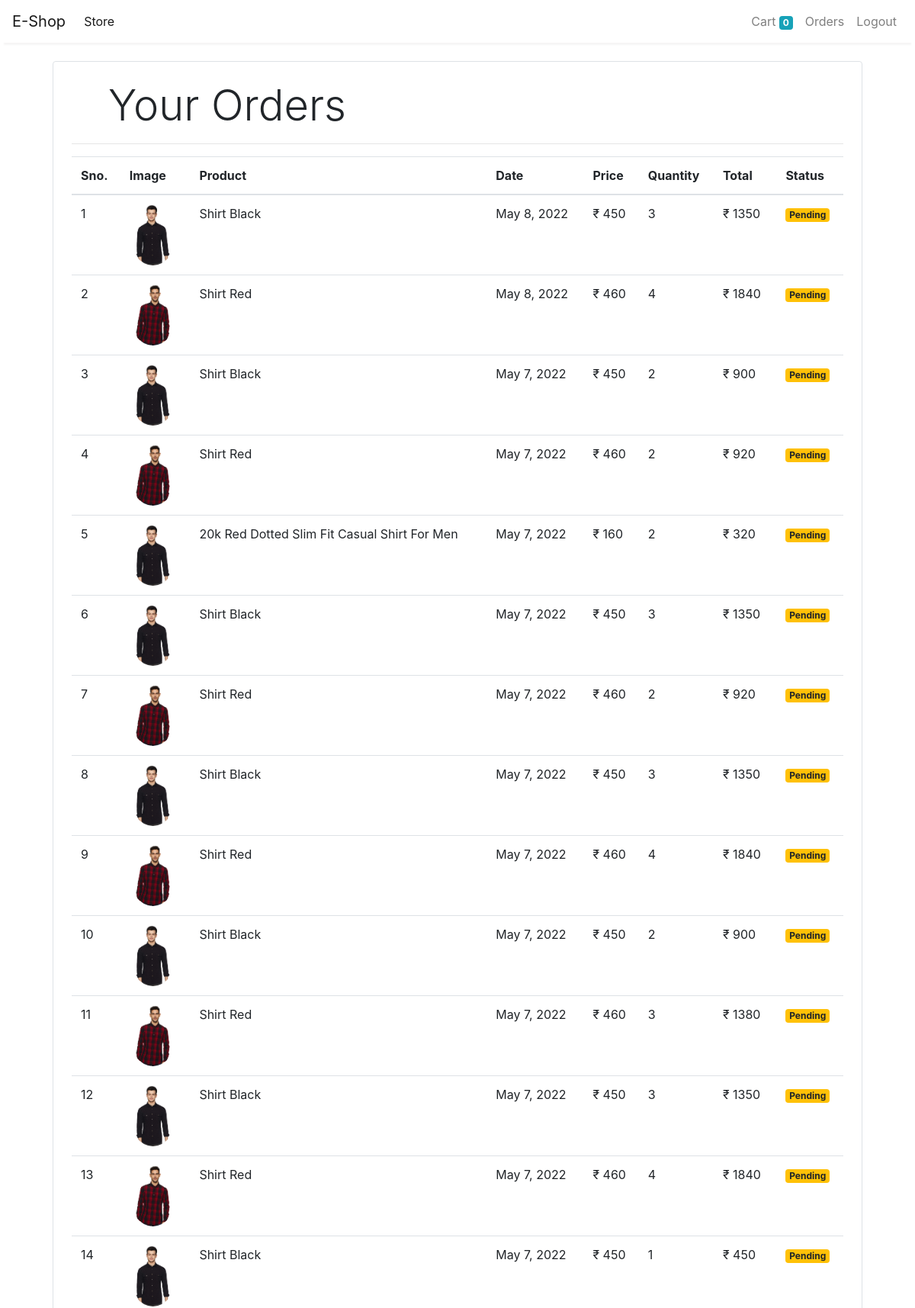
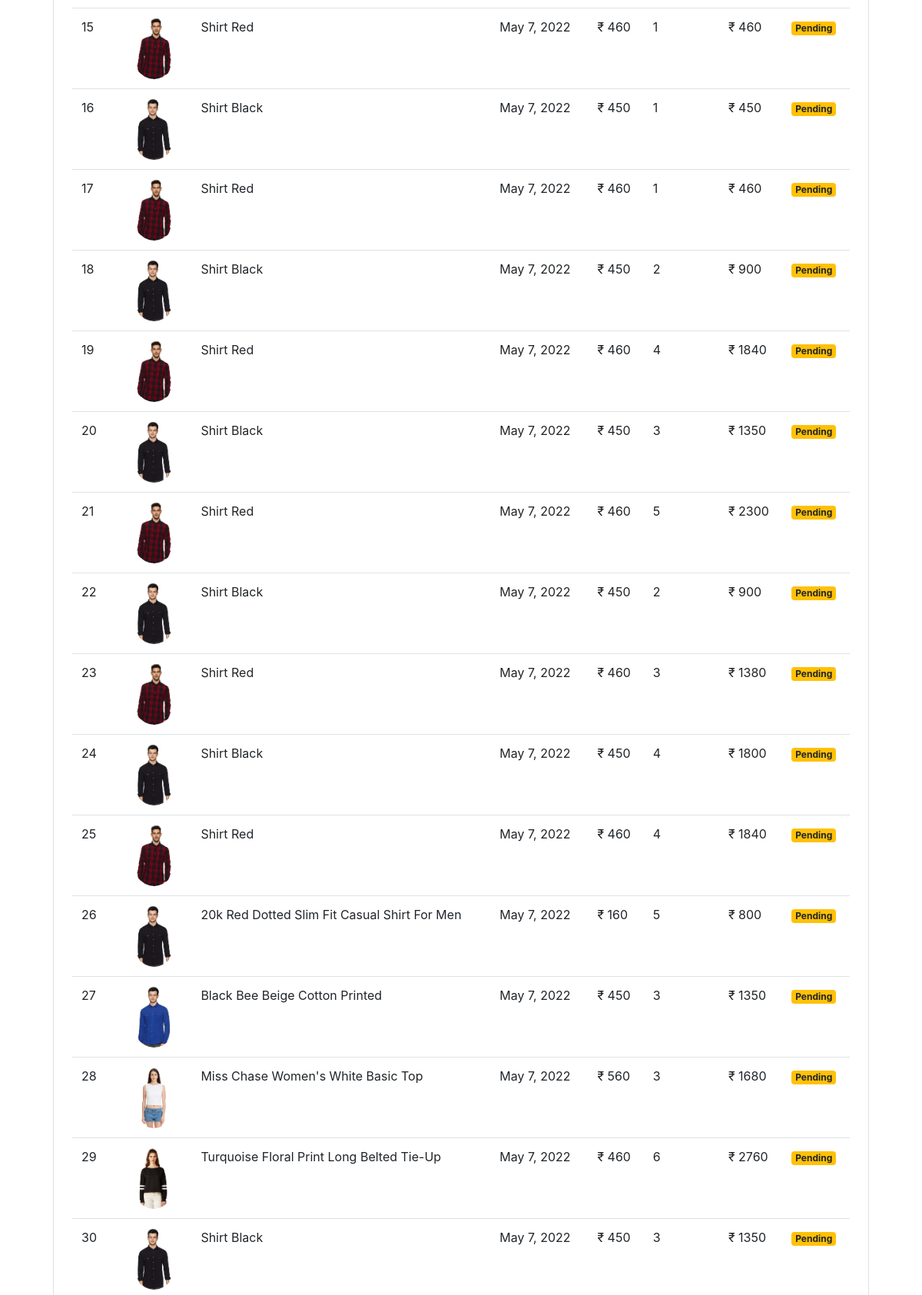
/orders (signed in, upper part), run on the app's committed database (2 pictures, top to bottom).
### store/models/orders.py (models this page shows, shortened)
class Order(models.Model):
    product = models.ForeignKey(Product,
                                on_delete=models.CASCADE)
    customer = models.ForeignKey(Customer,
                                 on_delete=models.CASCADE)
    quantity = models.IntegerField(default=1)
    price = models.IntegerField()
    address = models.CharField(max_length=50, default='', blank=True)
    phone = models.CharField(max_length=50, default='', blank=True)
    date = models.DateField(default=datetime.datetime.today)
    status = models.BooleanField(default=False)
    @staticmethod
    def get_orders_by_customer(customer_id):
        return Order.objects.filter(customer=customer_id).order_by('-date')

### store/models/product.py (models this page shows, shortened)
class Product(models.Model):
    name = models.CharField(max_length=50)
    price = models.IntegerField(default=0)
    category = models.ForeignKey(Category, on_delete=models.CASCADE, default=1)
    description = models.CharField(max_length=200, default='' , null=True , blank=True)
    image = models.ImageField(upload_to='uploads/products/', height_field=None, width_field=None, max_length=100)

### store/middlewares/auth.py (the view)
    def middleware(request):
        print(request.session.get('customer'))
        returnUrl = request.META['PATH_INFO']
        print(request.META['PATH_INFO'])
        if not request.session.get('customer'):
           return redirect(f'login?return_url={returnUrl}')
        response = get_response(request)
        return response

### store/templatetags/custom_filter.py (called while the page is built)
@register.filter(name='currency')
def currency(number):
    return "₹ "+str(number)

@register.filter(name='multiply')
def multiply(number , number1):
    return number * number1

### store/views/orders.py (called while the page is built)
    def get(self , request ):
        customer = request.session.get('customer')
        orders = Order.get_orders_by_customer(customer)
        print(orders)
        return render(request , 'orders.html'  , {'orders' : orders})

### store/templates/orders.html
{% extends 'base.html' %}
{% block content %}
{% load cart %}
{% load custom_filter %}
<div class="container">
   <div class="border rounded p-4 m-4">
        <p class="display-4 pl-4 ml-4">Your Orders</p>
        <hr>
        <table class="table">
            <thead>
                <tr>
                    <th>Sno.</th>
                    <th>Image</th>
                    <th>Product</th>
                    <th>Date</th>
                    <th>Price</th>
                    <th>Quantity</th>
                    <th>Total</th>
                    <th>Status</th>
                </tr>
            </thead>
            <tbody>
                {% for order in orders %}
                <tr>
                    <td>{{forloop.counter}}</td>
                    <td><img style="height: 80px;" class="rounded-circle" src="{{order.product.image.url}}" alt=""></td>
                    <td>{{order.product.name}}</td>
                    <td>{{order.date}}</td>
                    <td>{{order.price|currency}}</td>
                    <td>{{order.quantity}}</td>
                    <td>{{order.quantity|multiply:order.price|currency}}</td>
                    {% if order.status %}
                    <td><small class="badge badge-success">Completed</small></td>
                    {%else%}
                    <td><small class="badge badge-warning">Pending</small></td>
                    {% endif %}
                </tr>
                {% endfor %}
            </tbody>
        </table>
   </div>
</div>
{% endblock %}

### data on the page
Order: product.image (picture), product.name "Shirt Black", date "May 8, 2022", price "₹ 450", quantity "3", quantity|multiply "₹ 1350", status "Pending"
Order: product.image (picture), product.name "Shirt Red", date "May 8, 2022", price "₹ 460", quantity "4", quantity|multiply "₹ 1840", status "Pending"
Order: product.image (picture), product.name "Shirt Black", date "May 7, 2022", price "₹ 450", quantity "2", quantity|multiply "₹ 900", status "Pending"
Order: product.image (picture), product.name "Shirt Red", date "May 7, 2022", price "₹ 460", quantity "2", quantity|multiply "₹ 920", status "Pending"
Order: product.image (picture), product.name "20k Red Dotted Slim Fit Casual Shirt For Men", date "May 7, 2022", price "₹ 160", quantity "2", quantity|multiply "₹ 320", status "Pending"
Order: product.image (picture), product.name "Shirt Black", date "May 7, 2022", price "₹ 450", quantity "3", quantity|multiply "₹ 1350", status "Pending"
Order: product.image (picture), product.name "Shirt Red", date "May 7, 2022", price "₹ 460", quantity "2", quantity|multiply "₹ 920", status "Pending"
Order: product.image (picture), product.name "Shirt Black", date "May 7, 2022", price "₹ 450", quantity "3", quantity|multiply "₹ 1350", status "Pending"
Order: product.image (picture), product.name "Shirt Red", date "May 7, 2022", price "₹ 460", quantity "4", quantity|multiply "₹ 1840", status "Pending"
Order: product.image (picture), product.name "Shirt Black", date "May 7, 2022", price "₹ 450", quantity "2", quantity|multiply "₹ 900", status "Pending"
Order: product.image (picture), product.name "Shirt Red", date "May 7, 2022", price "₹ 460", quantity "3", quantity|multiply "₹ 1380", status "Pending"
Order: product.image (picture), product.name "Shirt Black", date "May 7, 2022", price "₹ 450", quantity "3", quantity|multiply "₹ 1350", status "Pending"
Order: product.image (picture), product.name "Shirt Red", date "May 7, 2022", price "₹ 460", quantity "4", quantity|multiply "₹ 1840", status "Pending"
Order: product.image (picture), product.name "Shirt Black", date "May 7, 2022", price "₹ 450", quantity "1", quantity|multiply "₹ 450", status "Pending"
Order: product.image (picture), product.name "Shirt Red", date "May 7, 2022", price "₹ 460", quantity "1", quantity|multiply "₹ 460", status "Pending"
Order: product.image (picture), product.name "Shirt Black", date "May 7, 2022", price "₹ 450", quantity "1", quantity|multiply "₹ 450", status "Pending"
Order: product.image (picture), product.name "Shirt Red", date "May 7, 2022", price "₹ 460", quantity "1", quantity|multiply "₹ 460", status "Pending"
Order: product.image (picture), product.name "Shirt Black", date "May 7, 2022", price "₹ 450", quantity "2", quantity|multiply "₹ 900", status "Pending"
Order: product.image (picture), product.name "Shirt Red", date "May 7, 2022", price "₹ 460", quantity "4", quantity|multiply "₹ 1840", status "Pending"
Order: product.image (picture), product.name "Shirt Black", date "May 7, 2022", price "₹ 450", quantity "3", quantity|multiply "₹ 1350", status "Pending"
Order: product.image (picture), product.name "Shirt Red", date "May 7, 2022", price "₹ 460", quantity "5", quantity|multiply "₹ 2300", status "Pending"
Order: product.image (picture), product.name "Shirt Black", date "May 7, 2022", price "₹ 450", quantity "2", quantity|multiply "₹ 900", status "Pending"
Order: product.image (picture), product.name "Shirt Red", date "May 7, 2022", price "₹ 460", quantity "3", quantity|multiply "₹ 1380", status "Pending"
Order: product.image (picture), product.name "Shirt Black", date "May 7, 2022", price "₹ 450", quantity "4", quantity|multiply "₹ 1800", status "Pending"
Order: product.image (picture), product.name "Shirt Red", date "May 7, 2022", price "₹ 460", quantity "4", quantity|multiply "₹ 1840", status "Pending"
Order: product.image (picture), product.name "20k Red Dotted Slim Fit Casual Shirt For Men", date "May 7, 2022", price "₹ 160", quantity "5", quantity|multiply "₹ 800", status "Pending"
Order: product.image (picture), product.name "Black Bee Beige Cotton Printed", date "May 7, 2022", price "₹ 450", quantity "3", quantity|multiply "₹ 1350", status "Pending"
Order: product.image (picture), product.name "Miss Chase Women's White Basic Top", date "May 7, 2022", price "₹ 560", quantity "3", quantity|multiply "₹ 1680", status "Pending"
Order: product.image (picture), product.name "Turquoise Floral Print Long Belted Tie-Up", date "May 7, 2022", price "₹ 460", quantity "6", quantity|multiply "₹ 2760", status "Pending"
Order: product.image (picture), product.name "Shirt Black", date "May 7, 2022", price "₹ 450", quantity "3", quantity|multiply "₹ 1350", status "Pending"

### other printed values
{{ request.session.cart.keys|length }} "0"
